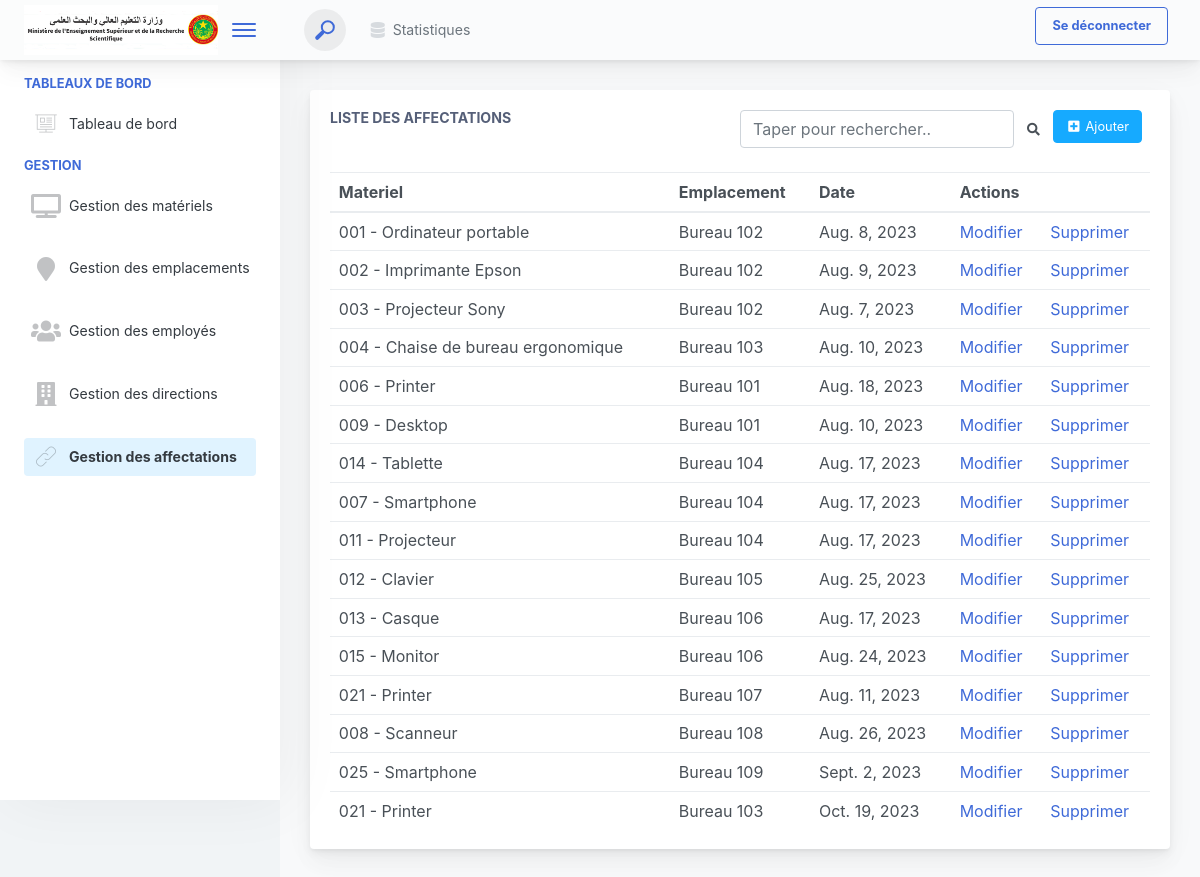
Screenshot of /affectation/ (signed in) with the database file from the repository.
### accounts/models.py (models this page shows, shortened)
class Affectation(models.Model):
    id_materiel = models.ForeignKey(Materiel, on_delete=models.CASCADE)
    id_emplacement = models.ForeignKey(Emplacement, on_delete=models.CASCADE)
    date = models.DateField()

class Materiel(models.Model):
    code = models.CharField(max_length=50, unique=True)
    type = models.CharField(max_length=100)
    designation = models.CharField(max_length=200)
    marque = models.CharField(max_length=100)
    caracteristique = models.TextField()
    etat = models.CharField(max_length=50)
    def __str__(self):
        return f"{self.code} - {self.designation}"

class Emplacement(models.Model):
    designation = models.CharField(max_length=200)
    id_etablissement = models.ForeignKey(Etablissement, on_delete=models.CASCADE)
    id_employee = models.ForeignKey(Employee, on_delete=models.CASCADE)
    def __str__(self):
        return self.designation

### GestionVentes/views.py (the view)
# urls.py: path('affectation/', views.affectation, name="affectation"),
@login_required(login_url='login')
def affectation(request):
    all_affectation = Affectation.objects.all()
    return render(request,"affectations/index.html",{"affectations": all_affectation,"navbar":'affectation'})

### GestionVentes/templates/affectations/index.html (shortened to what this page needs)
{% extends 'navbar.html' %}
{% block content %}
  <div class="app-main__inner">
    <div class="app-page-title">
      <div class="row">
        <div class="col-lg-12">
          <div class="main-card mb-3 card">
            <div class="card-body">
              <div style="display: flex ; justify-content: space-between;">
                <div>
                  <h5 class="card-title">Liste des affectations </h5>
                </div>
                <div style="display: flex ; justify-content: space-between;">
                  <div style="display: flex ; justify-content: space-between;" >
                    <input class="form-control"   type="text" id="myInput" onkeyup="myFunction()" placeholder="Taper pour rechercher..">
                    <button class="btn" type="submit"><i class="fa fa-search"></i></button>
                  </div>
                  <div>
                    <a href="{% url 'add_affectation' %}" class="mb-2 mr-2 btn btn-info"><i class="fa fa-fw" aria-hidden="true" title="Copier pour utiliser plus-square"></i> Ajouter </a>
                  </div>
                </div>
              </div>
              <br>
              <table class="mb-0 table" id="myTable">
                <thead>
                  <tr>
                    <th>Materiel</th>
                    <th>Emplacement</th>
                    <th>Date</th>
                    <th colspan="2" >Actions</th>
                  </tr>
                </thead>
                <tbody>
                  {% for i in affectations %}
                  <tr>
                    <td>{{i.id_materiel}}</td>
                    <td>{{i.id_emplacement}}</td>
                    <td>{{i.date}}</td>
                    <td>
                      <a class='button' href="/edit_affectation/{{i.id}}">Modifier</a>
                    </td>
                    <td>
                      <a class='button' href="/delete_affectation/{{i.id}}">Supprimer</a>
                    </td>
                  </tr>
                  {% endfor %}
                </tbody>
              </table>
            </div>
          </div>
        </div>
      </div>
    </div>
  </div>
{% endblock %}

### rows the page displays
Affectation: id_materiel "001 - Ordinateur portable", id_emplacement "Bureau 102", date "Aug. 8, 2023"
Affectation: id_materiel "002 - Imprimante Epson", id_emplacement "Bureau 102", date "Aug. 9, 2023"
Affectation: id_materiel "003 - Projecteur Sony", id_emplacement "Bureau 102", date "Aug. 7, 2023"
Affectation: id_materiel "004 - Chaise de bureau ergonomique", id_emplacement "Bureau 103", date "Aug. 10, 2023"
Affectation: id_materiel "006 - Printer", id_emplacement "Bureau 101", date "Aug. 18, 2023"
Affectation: id_materiel "009 - Desktop", id_emplacement "Bureau 101", date "Aug. 10, 2023"
Affectation: id_materiel "014 - Tablette", id_emplacement "Bureau 104", date "Aug. 17, 2023"
Affectation: id_materiel "007 - Smartphone", id_emplacement "Bureau 104", date "Aug. 17, 2023"
Affectation: id_materiel "011 - Projecteur", id_emplacement "Bureau 104", date "Aug. 17, 2023"
Affectation: id_materiel "012 - Clavier", id_emplacement "Bureau 105", date "Aug. 25, 2023"
Affectation: id_materiel "013 - Casque", id_emplacement "Bureau 106", date "Aug. 17, 2023"
Affectation: id_materiel "015 - Monitor", id_emplacement "Bureau 106", date "Aug. 24, 2023"
Affectation: id_materiel "021 - Printer", id_emplacement "Bureau 107", date "Aug. 11, 2023"
Affectation: id_materiel "008 - Scanneur", id_emplacement "Bureau 108", date "Aug. 26, 2023"
Affectation: id_materiel "025 - Smartphone", id_emplacement "Bureau 109", date "Sept. 2, 2023"
Affectation: id_materiel "021 - Printer", id_emplacement "Bureau 103", date "Oct. 19, 2023"
